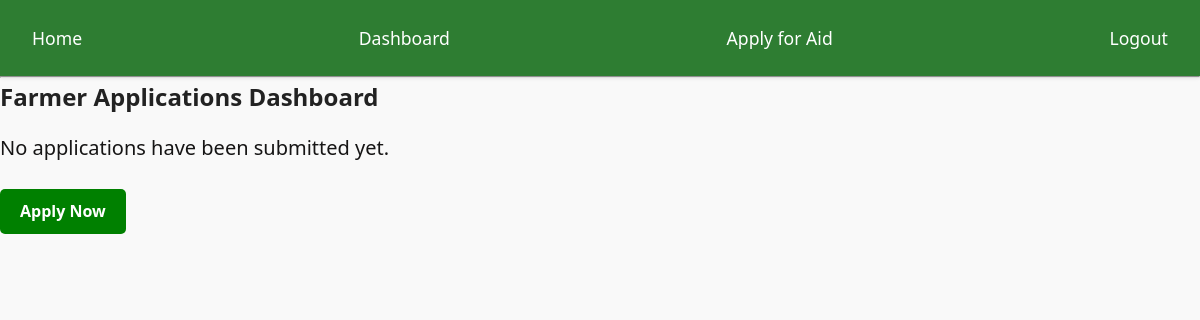
Page /dashboard/ (signed in) on the earlier database version.
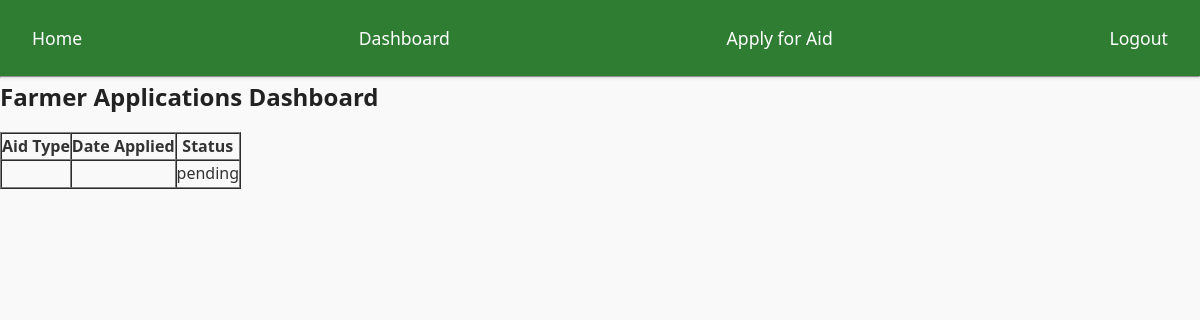
Same page on the later database version.
### core/models.py (models this page shows, shortened)
class AidApplication(models.Model):
    farmer = models.ForeignKey(Farmer, on_delete=models.CASCADE, related_name="applications")
    resources_needed = models.CharField(max_length=200, choices=[
        ('seedlings', 'Seedlings'),
        ('fertilizers', 'Fertilizers'),
        ('pesticides', 'Pesticides'),
        ('livestock_vaccines', 'Livestock Vaccines'),
        ('equipment', 'Farming Equipment'),
        ('financial_support', 'Financial Support'),
    ])
    status = models.CharField(max_length=50, choices=[
        ('pending', 'Pending'),
        ('approved', 'Approved'),
        ('rejected', 'Rejected'),
    ], default='pending')
    applied_at = models.DateTimeField(auto_now_add=True)
    class Meta:
        unique_together = ('farmer', 'resources_needed')  # prevent duplicate same-aid requests

### core/views.py (the view)
# urls.py: path("dashboard/", views.dashboard, name="dashboard"),
def dashboard(request):
    farmers = Farmer.objects.all()
    applications = AidApplication.objects.all()
    return render(request, "core/dashboard.html", {
        "farmers": farmers,
        "applications": applications
    })

### core/templates/core/dashboard.html
{% extends "base.html" %}
{% block content %}
<h2>Farmer Applications Dashboard</h2>
{% if applications %}
    <table border="1" cellpadding="8" cellspacing="0">
        <thead>
            <tr>
                <th>Aid Type</th>
                <th>Date Applied</th>
                <th>Status</th>
            </tr>
        </thead>
        <tbody>
            {% for app in applications %}
            <tr>
                <td>{{ app.aid_type }}</td>
                <td>{{ app.created_at }}</td>
                <td>{{ app.status }}</td>
            </tr>
            {% endfor %}
        </tbody>
    </table>
{% else %}
    <p>No applications have been submitted yet.</p>
    <a href="{% url 'apply_aid' %}" class="btn">Apply Now</a>
{% endif %}
{% endblock %}

### templates/base.html (shortened to what this page needs)
{% load static %}
<!DOCTYPE html>
<html lang="en">
<head>
    <link rel="stylesheet" href="{% static 'core/css/style.css' %}">
</head>
<body>
    <nav>
        <a href="{% url 'index' %}">Home</a>
        {% if user.is_authenticated %}
            <a href="{% url 'dashboard' %}">Dashboard</a>
 <a href="{% url 'apply_aid' %}">Apply for Aid</a>
            <a href="{% url 'logout' %}">Logout</a>
        {% else %}
            <a href="{% url 'login' %}">Login</a>
            <a href="{% url 'register' %}">Register</a>
        {% endif %}
    </nav>
    <hr>
    {% block content %}{% endblock %}
</body>
</html>

### core/static/core/css/style.css (style rules this page uses)
* { margin: 0; padding: 0; box-sizing: border-box; }
body { margin: 0; font-family: "Segoe UI", Tahoma, Geneva, Verdana, sans-serif; color: #333; line-height: 1.6; background-color: #f9f9f9; }
h1, h2, h3 { font-weight: bold; margin-bottom: 15px; color: #222; }
nav { background-color: #2e7d32; padding: 1rem; display: flex; justify-content: space-between; align-items: center; position: sticky; top: 0; z-index: 1000; box-shadow: 0 2px 4px rgba(0, 0, 0, 0.1); }
nav a { color: #fff; text-decoration: none; font-size: 1.1rem; padding: 0.5rem 1rem; transition: background-color 0.3s ease, color 0.3s ease; }

Differences in the rows shown:
added AidApplication: status "pending"
Other differences:
text no longer shown: "No applications have been submitted yet. Apply Now"
text now shown: "Aid Type Date Applied Status"
